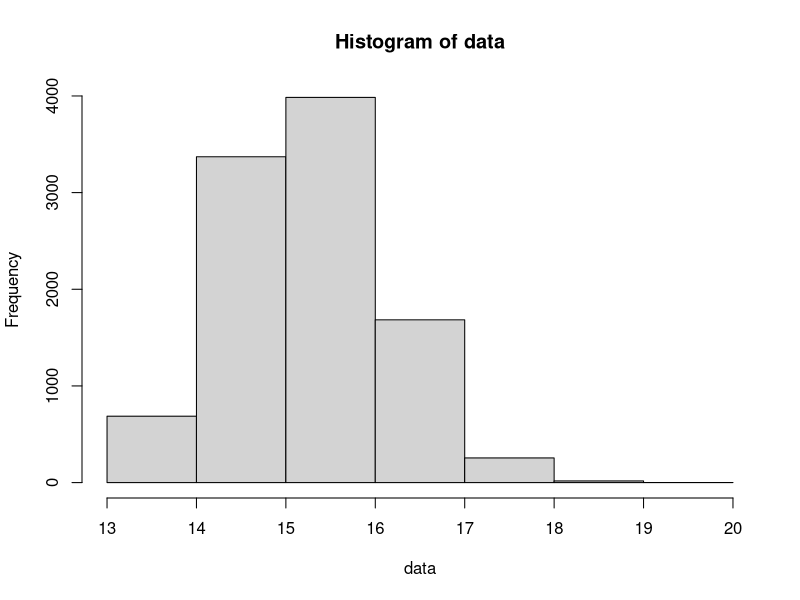
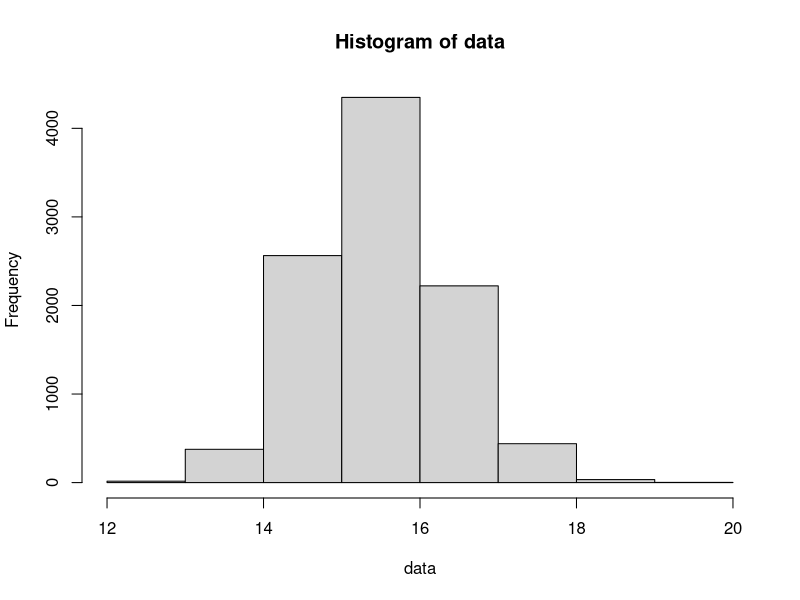
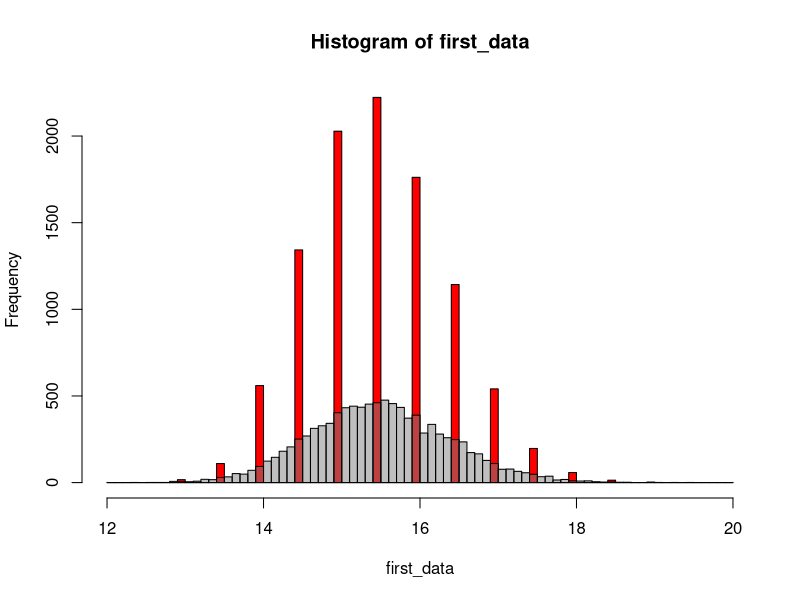
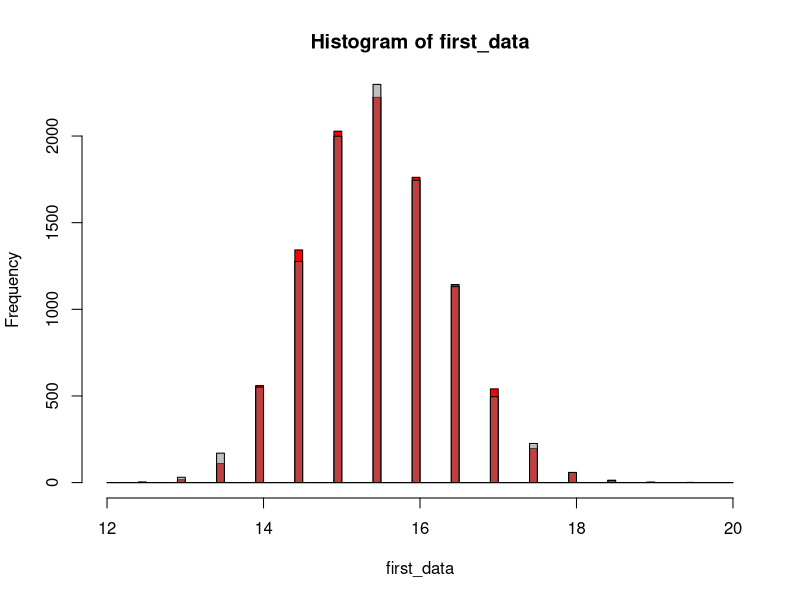
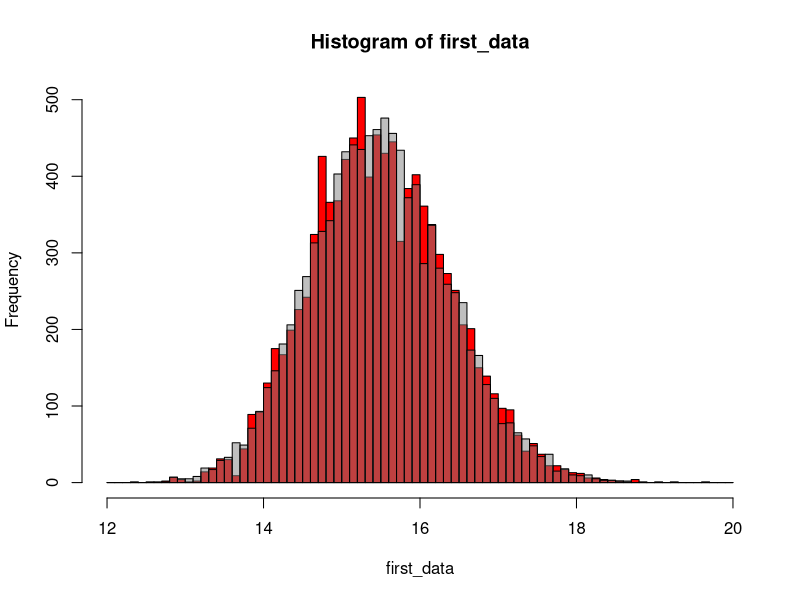
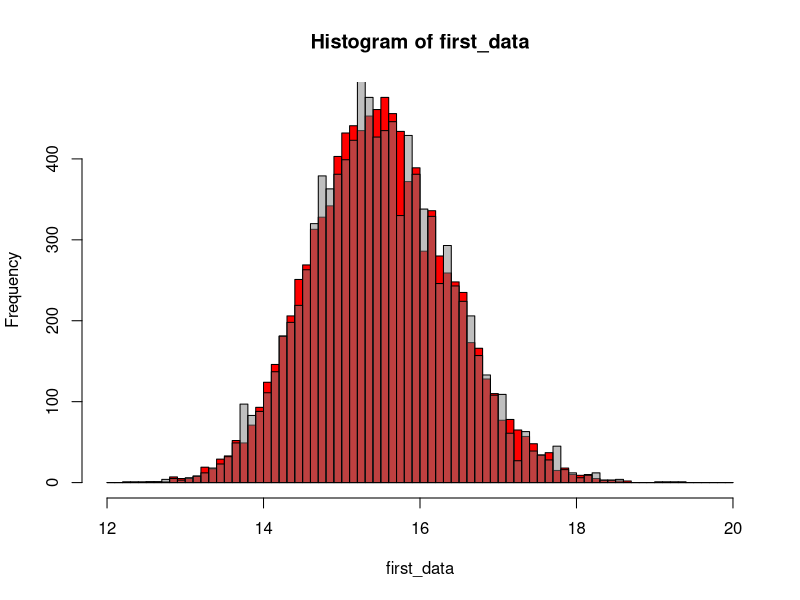
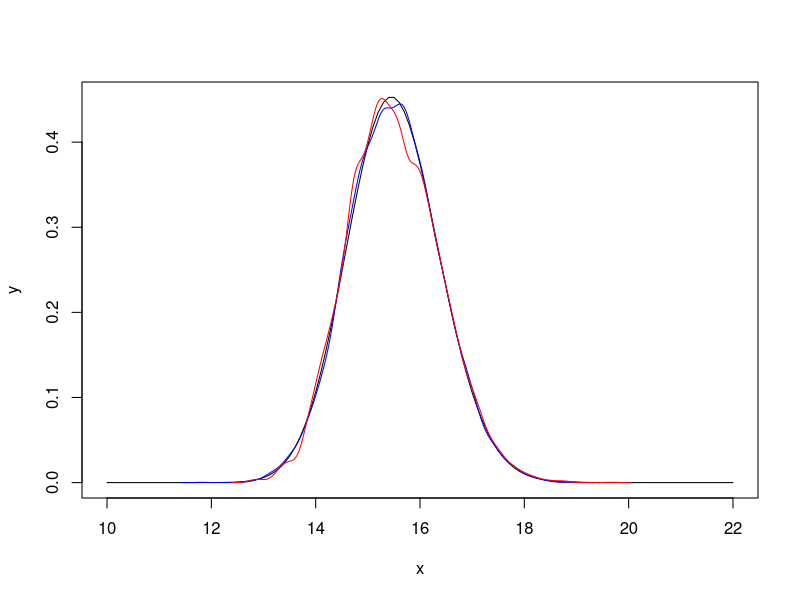
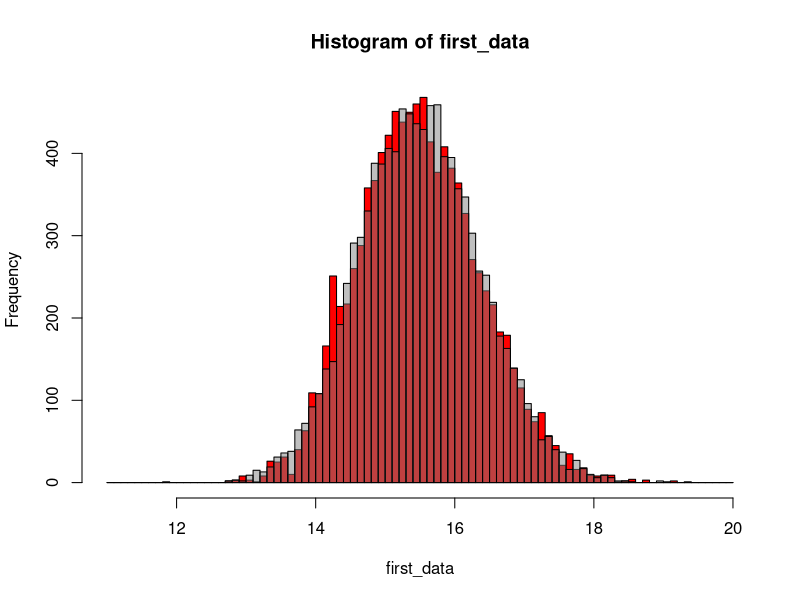

Generate these figures, in order, with R:
library( MASS )

## Function for getting data (it's discrete) from experiment with our model
get_discrete_data = function() {
  value_count <- c(17, 110, 560, 1343, 2028, 2223, 1762, 1143, 541, 197, 58, 14, 3, 1)
  values <- seq(13, 19.5, 0.5)
  data <- rep(values, value_count)
  return (data)
}

## Print histogram
print_hist = function(data) {
  min_border = floor(min(data))
  max_border = ceiling(max(data))
  data_breaks = c(min_border : max_border)
  
  hist(data, breaks = data_breaks)
}

## Print two histograms
print_two_histogram = function(first_data, second_data) {
  min_border = min( floor(min(first_data)), floor(min(second_data)) )
  max_border = max( ceiling(max(first_data)), ceiling(max(second_data)) )
  data_breaks = seq(min_border, max_border, 0.1)
  data_xlim = c(min_border, max_border)
  
  par(mfrow = c(1, 1))
  hist(first_data, breaks = data_breaks, col = "red", xlim = data_xlim)
  hist(second_data, breaks = data_breaks, col = rgb(0.5, 0.5, 0.5, 0.5), add = TRUE)
}

## Get discrete data
discrete_data = get_discrete_data()
discrete_data_length = length(discrete_data)
## Print discrete data few ways
table(discrete_data)
print_hist(discrete_data)

## Function for finding parameters for our data when we except that it's gamma distribution
find_distibution_parameters = function(data) {
  start_shape = 155
  start_rate = start_shape / 15.5
  
  parameters = fitdistr(data, "gamma", list(shape = start_shape, rate = start_rate))
  return (parameters$estimate)
}

## Find parameters for discrete data
discrete_data_parameters = find_distibution_parameters(discrete_data)
discrete_data_shape = discrete_data_parameters[1]
discrete_data_rate = discrete_data_parameters[2]

## Function for checking a simple hypothesis with ks.test
check_simple_hypothesis = function(data, data_parameteres) {
  ks.test(data, "pgamma", shape = data_parameteres[1], rate = data_parameteres[2])
}

## Check a simple hypothesis with ks.test. Reject it (because of the discrete data)
check_simple_hypothesis(discrete_data, discrete_data_parameters)

## Generate vector of gamma distribution values
genetate_gamma_distribution_data = function(data_length, data_parameteres) {
  data = rgamma(data_length, shape = data_parameteres[1], rate = data_parameteres[2])
}
gamma_data_length = discrete_data_length
gamma_data_parameters = discrete_data_parameters
gamma_data = genetate_gamma_distribution_data(gamma_data_length, gamma_data_parameters)
print_hist(gamma_data)

## Print two histograms. Not good Graphics.
## We need to round gamma distribution or to get continuous data 
print_two_histogram(discrete_data, gamma_data)

## Function for getting round data from continuous data
## Need to round 13 13.5 14 14.5 15...
get_round_data = function(data) {
  data_x2 = data * 2
  round_data_x2 = round(data_x2)
  round_data = round_data_x2 / 2.0
  return (round_data)
}
round_gamma_data = get_round_data(gamma_data)
print_two_histogram(discrete_data, round_gamma_data)
## Check that gamma data is gamma distribution, but round gamma data is not!
check_simple_hypothesis(gamma_data, gamma_data_parameters)
check_simple_hypothesis(round_gamma_data, gamma_data_parameters)

## Function for getting continuous data from discrete data.
## Generate gamma distribution and get fractional part of it,
## and then add it to our data
get_continuous_data = function(data, data_length, data_parameters) {
  gamma_data = sort(genetate_gamma_distribution_data(data_length, data_parameters))
  round_gamma_data = get_round_data(gamma_data)
  added_values = gamma_data - round_gamma_data
  data = sort(data)
  
  continuous_data = data + added_values
  return (continuous_data)
}
continious_data = get_continuous_data(discrete_data, discrete_data_length, discrete_data_parameters)
print_two_histogram(continious_data, gamma_data)
## Check that gamma data is gamma distribution, but continuous data is not! (Wrong parameters maybe)
check_simple_hypothesis(gamma_data, gamma_data_parameters)
check_simple_hypothesis(continious_data, gamma_data_parameters)
## Check that continuous round gamma data is gamma distribution.
## It proves that our method is work.
continuous_round_gamma_data = get_continuous_data(round_gamma_data, gamma_data_length, gamma_data_parameters)
print_two_histogram(gamma_data, continuous_round_gamma_data)
check_simple_hypothesis(gamma_data, gamma_data_parameters)
check_simple_hypothesis(continuous_round_gamma_data, gamma_data_parameters)

## Now we need to find correct parameters for our data
## Function for printing ideal density of the gamma distribution and
## the density of our continuous data that was discrete
print_densities = function(data, data_length, data_parameters) {
  continuous_data = get_continuous_data(data, data_length, data_parameters)
  
  par(mfrow = c(1, 1))
  x = seq(10, 22, by=0.1)
  y = dgamma(x, shape = data_parameters[1], rate = data_parameters[2])
  plot(x, y, col = "transparent")
  lines(x, y, col = "black")
  
  gamma_data = genetate_gamma_distribution_data(data_length, data_parameters)
  den <- density(gamma_data)
  lines(den$x, den$y, col = "blue")
  
  den <- density(continious_data)
  lines(den$x, den$y, col = "red")
  
  return (c(continuous_data, gamma_data))
}

## Function for finding maximum p-value depend on data_shape
optimize_data_shape = function(cur_data_shape) {
  cur_data_rate = cur_data_shape / 15.5
  cur_data_parameters = c(cur_data_shape, cur_data_rate)
  cur_continuous_data = get_continuous_data(discrete_data, discrete_data_length, cur_data_parameters)
  cur_res = check_simple_hypothesis(cur_continuous_data, cur_data_parameters)
  return (cur_res$p.value)
}

optimuze_result_vec = c()
for (i in 1:100) {
  optimize_result = optimize(optimize_data_shape, interval = c(300, 320), maximum = TRUE, tol = 0.0001)
  optimuze_result_vec[i] = optimize_result$maximum
}
optimize_result = mean(optimuze_result_vec)
optimize_result

## Use finding data_shape and check it
cur_data_shape = optimize_result
cur_data_rate = cur_data_shape / 15.5
cur_data_parameters = c(cur_data_shape, cur_data_rate)
dates = print_densities(discrete_data, discrete_data_length, cur_data_parameters)
cur_continuous_data = dates[1:discrete_data_length]
cur_gamma_data = dates[(discrete_data_length + 1):(2 * discrete_data_length)]

## Check that gamma data is gamma distribution, but continuous data is not!
## It is better than ever, but p-value is still too small. 
print_two_histogram(cur_continuous_data, cur_gamma_data)
check_simple_hypothesis(cur_gamma_data, cur_data_parameters)
check_simple_hypothesis(cur_continuous_data, cur_data_parameters)

## Round gamma dist and our data have the same distribution
print_two_histogram(discrete_data, round_gamma_data)
ks.test(discrete_data, round_gamma_data)

## Gamma dist and our continuous data have the same distribution
print_two_histogram(cur_continuous_data, cur_gamma_data)
ks.test(cur_continuous_data, cur_gamma_data)
